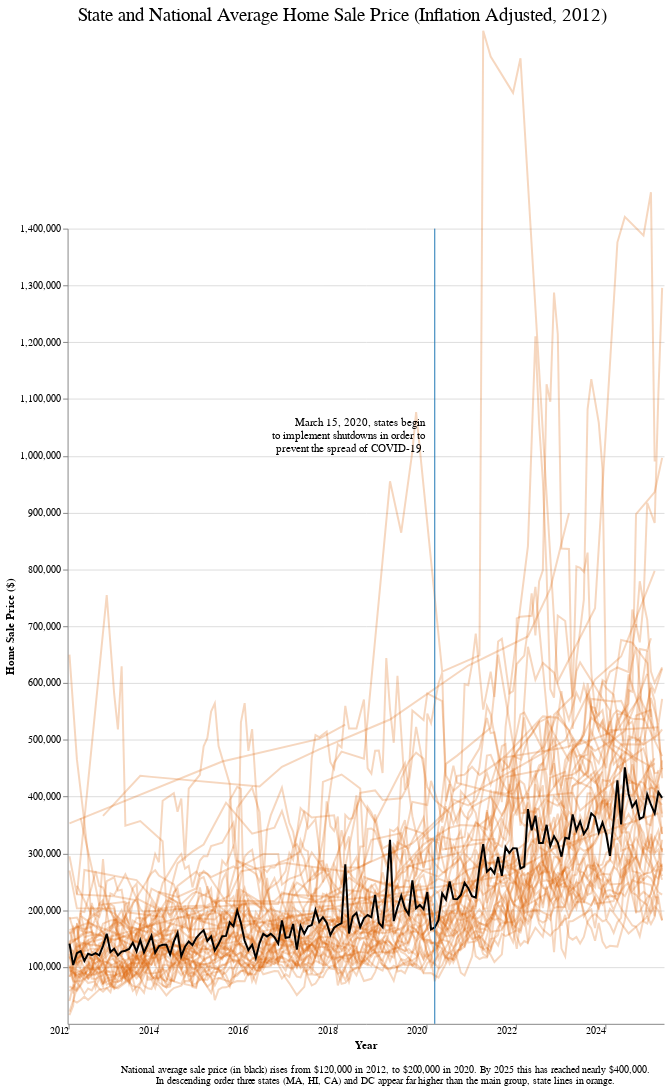

The notebook cell this image was saved under:
### Code cell
# Y-axis labels for sales price.
yticks = np.linspace(100000, 1400000, 14)
ydomain = [0,1400000]

# Use the above helper function for line plots by state.
all_states = df_state_avgs['STATE'].unique()

state_line_charts = [get_one_line_one_state(
    df_state_avgs,
    state,
    col='ROLLING_AVG',
    xticks=xticks,
    yticks=yticks,
    ydomain=ydomain
    )
              for state in all_states]

# Change the subtitle.
line_nat_avg = line_nat_avg.properties(
                title=alt.TitleParams(
                    ['National average sale price (in black) rises from $120,000 in 2012, to $200,000 in 2020. By 2025 this has reached nearly $400,000.',
                     'In descending order three states (MA, HI, CA) and DC appear far higher than the main group, state lines in orange.'],
                    baseline='bottom',
                    orient='bottom',
                    anchor='middle',
                    fontWeight='normal',
                    fontSize=10,
                    dy=20,
                    dx=20
                    )
                )

# Adding a text mark as the title (vconcat over the line plot).
title = alt.Chart({'values': [{
        'text':
        'State and National Average Home Sale Price (Inflation Adjusted, 2012)',
        }]}
).mark_text(size=19, align='left').encode(text='text:N')

# Layer all together.
alt.vconcat(
    title,
    alt.layer(*state_line_charts,line_nat_avg,covid_marks)
).configure_view(
    stroke=None
).configure_concat(
    spacing=1)
